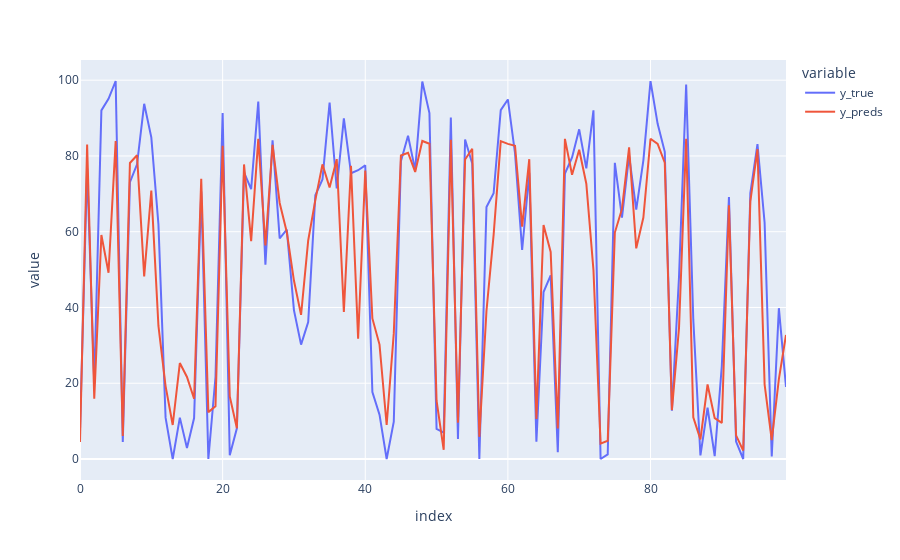

The code cell stored with this chart in its notebook:
### Code cell
import plotly.express as px

df = pd.DataFrame({"y_true": y_true, "y_preds": y_preds}).head(100)
fig = px.line(df, y=["y_true", "y_preds"], title='')
fig.show()
